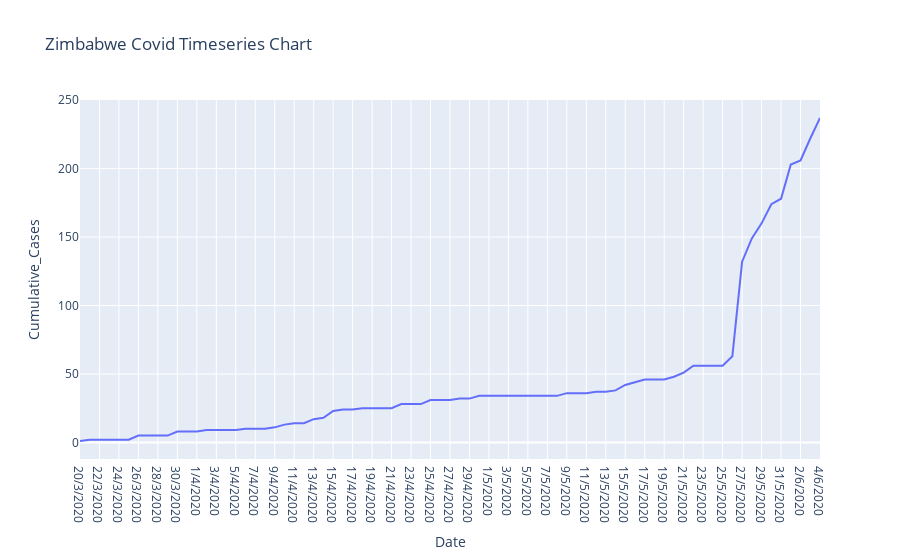

This figure's notebook cell:
### Markdown cell above
# Create a Time Series For Covid-19 cases in Zimbabwe

### Code cell
# Using plotly.express
import plotly.express as px

import pandas as pd
cdf= pd.read_pickle('Data/Zimbabwe/cdf_pickle.pkl')

fig = px.line(cdf, x='Date', y='Cumulative_Cases', title='Zimbabwe Covid Timeseries Chart', range_x=['2020-03-15','2020-06-04'])

fig.show()

### Figure 1 — Plotly figure (JSON) as saved in the notebook; plotly's stock layout.template omitted (floating-point values rounded to 4 significant figures)
{"data": [{"hovertemplate": "Date=%{x}<br>Cumulative_Cases=%{y}<extra></extra>", "legendgroup": "", "line": {"color": "#636efa", "dash": "solid"}, "mode": "lines", "name": "", "orientation": "v", "showlegend": false, "type": "scatter", "x": ["20/3/2020", "21/3/2020", "22/3/2020", "23/3/2020", "24/3/2020", "25/3/2020", "26/3/2020", "27/3/2020", "28/3/2020", "29/3/2020", "30/3/2020", "31/3/2020", "1/4/2020", "2/4/2020", "3/4/2020", "4/4/2020", "5/4/2020", "6/4/2020", "7/4/2020", "8/4/2020", "9/4/2020", "10/4/2020", "11/4/2020", "12/4/2020", "13/4/2020", "14/4/2020", "15/4/2020", "16/4/2020", "17/4/2020", "18/4/2020", "19/4/2020", "20/4/2020", "21/4/2020", "22/4/2020", "23/4/2020", "24/4/2020", "25/4/2020", "26/4/2020", "27/4/2020", "28/4/2020", "29/4/2020", "30/4/2020", "1/5/2020", "2/5/2020", "3/5/2020", "4/5/2020", "5/5/2020", "6/5/2020", "7/5/2020", "8/5/2020", "9/5/2020", "10/5/2020", "11/5/2020", "12/5/2020", "13/5/2020", "14/5/2020", "15/5/2020", "16/5/2020", "17/5/2020", "18/5/2020", "19/5/2020", "20/5/2020", "21/5/2020", "22/5/2020", "23/5/2020", "24/5/2020", "25/5/2020", "26/5/2020", "27/5/2020", "28/5/2020", "29/5/2020", "30/5/2020", "31/5/2020", "1/6/2020", "2/6/2020", "3/6/2020", "4/6/2020"], "xaxis": "x", "y": [1, 2, 2, 2, 2, 2, 5, 5, 5, 5, 8, 8, 8, 9, 9, 9, 9, 10, 10, 10, 11, 13, 14, 14, 17, 18, 23, 24, 24, 25, 25, 25, 25, 28, 28, 28, 31, 31, 31, 32, 32, 34, 34, 34, 34, 34, 34, 34, 34, 34, 36, 36, 36, 37, 37, 38, 42, 44, 46, 46, 46, 48, 51, 56, 56, 56, 56, 63, 132, 149, 160, 174, 178, 203, 206, 222, 237], "yaxis": "y"}], "layout": {"legend": {"tracegroupgap": 0}, "title": {"text": "Zimbabwe Covid Timeseries Chart"}, "xaxis": {"anchor": "y", "domain": [0, 1], "range": ["2020-03-15", "2020-06-04"], "title": {"text": "Date"}}, "yaxis": {"anchor": "x", "domain": [0, 1], "title": {"text": "Cumulative_Cases"}}}}
